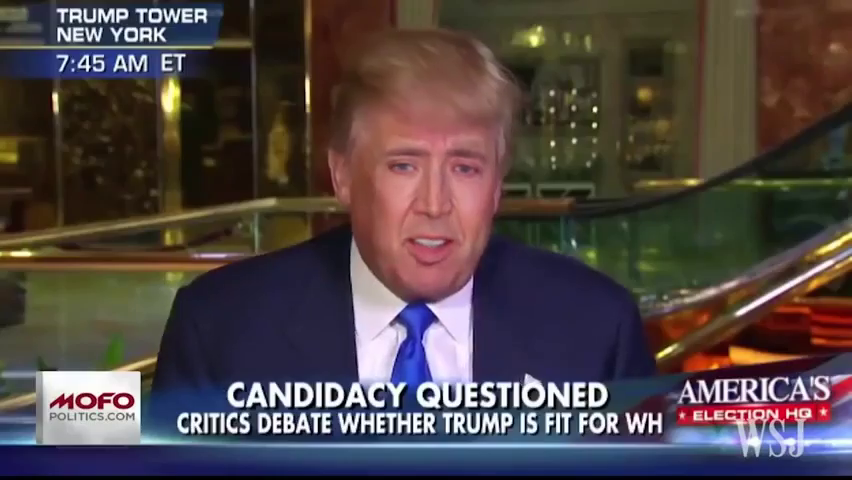
#> input picture frame 25 of opencv-helpers/videoplayback.mp4, 852 x 480 px, given in place of MVI_3135.AVI, which was not available
$ python video_detecting_faces.py
#> lines starting #> are read from the running program, lines starting #| are printed output that depends on the picture; pictures that were not available may be replaced by others from this repository, and a replacement may not be noted
### opencv-helpers/opencv_helpers.py
import cv2
from math import fabs


def is_read(image):
    return image is not None


def convert_to_rgb(image):
    return cv2.cvtColor(image, cv2.COLOR_BGR2RGB)


def show_image(image, window_name='Image', flags=cv2.WINDOW_NORMAL):
    cv2.namedWindow(window_name, flags)
    cv2.imshow(window_name, image)


def pause():
    cv2.waitKey(0)


def close_image(window_name):
    cv2.destroyWindow(window_name)


def close_all_images():
    cv2.destroyAllWindows()


def crop_image(image, x, width, y, height):
    return image[x:x + width, y:y + height]


def get_resolution_and_count_channels(image):
    return image.shape


def resize_image(image, new_width, new_height):
    return cv2.resize(image, (new_width, new_height), interpolation=cv2.INTER_AREA)


# [6 lines left out: function rotate_image, not called in this run]


def convert_to_gray(image):
    return cv2.cvtColor(image, cv2.COLOR_BGR2GRAY)


# [12 lines left out: functions convert_to_black_white, blur_image, not called in this run]


def draw_rectangle_image(image, point1, point2, color, thickness=5):
    res = image.copy()
    cv2.rectangle(res, point1, point2, color, thickness)
    return res


# [4 lines left out: function draw_line_image, not called in this run]


def detect_objects_by_haarcascade(image, haarcascade_file, scale_factor=1.1, min_neighbors=5, min_size=(10, 10)):
    gray = convert_to_gray(image)
    face_cascade = cv2.CascadeClassifier(haarcascade_file)
    result = face_cascade.detectMultiScale(gray, scaleFactor=scale_factor, minNeighbors=min_neighbors, minSize=min_size)
    return result


def save_image(filename, image):
    cv2.imwrite(filename, image)

### opencv-helpers/video_detecting_faces.py
import cv2
import opencv_helpers
import os

video_filename = 'MVI_3135.AVI'

input_stream = cv2.VideoCapture(video_filename)

if not input_stream.isOpened():
    print("Не удалось открыть видеофайл")
    exit(0)

width = int(input_stream.get(cv2.CAP_PROP_FRAME_WIDTH))
heigth = int(input_stream.get(cv2.CAP_PROP_FRAME_HEIGHT))
fps = int(input_stream.get(cv2.CAP_PROP_FPS))
fourcc = int(input_stream.get(cv2.CAP_PROP_FOURCC))

output_stream = cv2.VideoWriter('result.' + video_filename.split('.')[1], fourcc, fps, (width, heigth))

haarcascade_path = os.path.join(os.getcwd(), 'haarcascades', 'haarcascade_frontalface_alt2.xml')

while input_stream.isOpened():
    ret, frame = input_stream.read()
#> frame is the input picture: shape (480, 852, 3); mean B, G, R 68.7, 69, 80.1
    if not ret:
        break

    faces = opencv_helpers.detect_objects_by_haarcascade(frame, haarcascade_path, 1.15, 5, (50, 50))
#> in convert_to_gray, `return cv2.cvtColor(image, cv2.COLOR_BGR2GRAY)`:
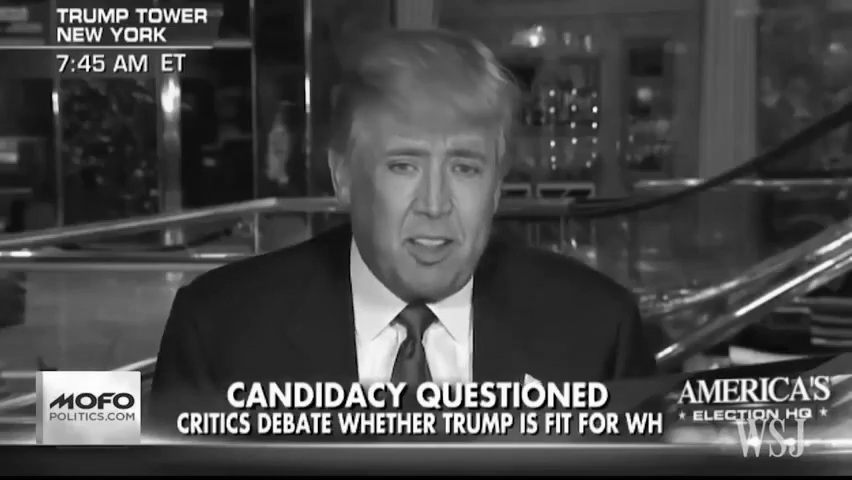
#> returned value: shape (480, 852); min 0, max 255, mean 72.2
#> in detect_objects_by_haarcascade, `result = face_cascade.detectMultiScale(gray, scaleFactor=scale_factor,..`: result = [[346, 100, 171, 171]]
#> faces = [[346, 100, 171, 171]]
    for x, y, w, h in faces:
        frame = opencv_helpers.draw_rectangle_image(frame, (x, y), (x + w, y + h), (0, 0, 255), 15)
#> this loop made 1 pass
#> pass 1, `frame = opencv_helpers.draw_rectangle_image(frame, (x, y), (x + w, y +..`:
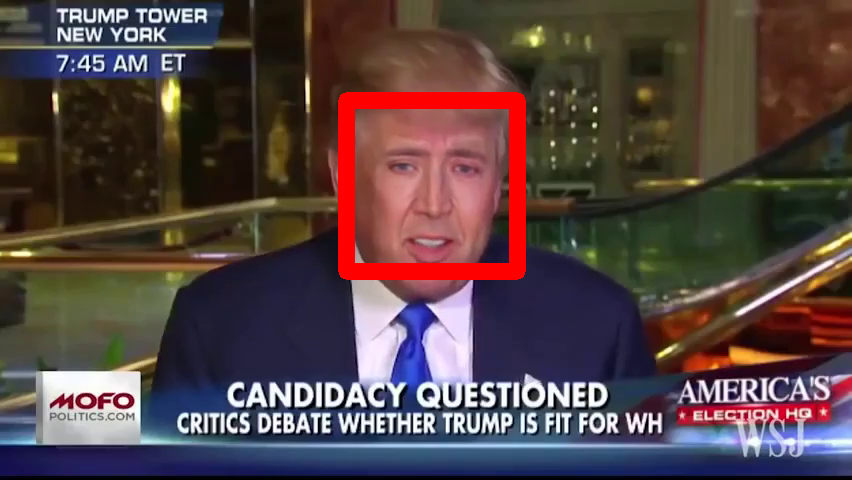
#> frame: shape (480, 852, 3); mean B, G, R 66.9, 67.1, 84.5

    output_stream.write(frame)

input_stream.release()
output_stream.release()
